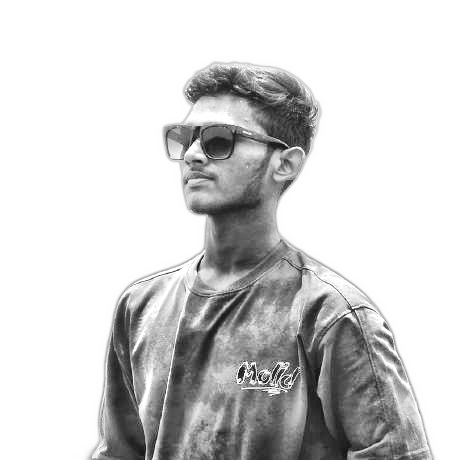
#> input picture source-prepped.png, 460 x 460 px; its folder holds 2 pictures in this run
$ python make_ascii_svg.py
#> lines starting #> are read from the running program, lines starting #| are printed output that depends on the picture
"""
Convert a portrait photo into a CLEAN, monochrome ASCII-art SVG (Andrew6rant
style: one light-gray color, subject isolated on a dark background) that "types"
itself in like a terminal, then holds.

Monochrome is deliberate -- per-character rainbow color is what makes ASCII
portraits look noisy. One fill color + a good density ramp + high contrast (so a
busy background washes out to blank) reads as neat and legible.

GitHub renders SVGs embedded via <img> and runs their SMIL animations there (JS
does not run). Each row is revealed with a left-to-right clip wipe plus a small
block cursor riding the wipe edge, staggered top -> bottom, so the whole
portrait prints once and freezes.
"""
from PIL import Image, ImageEnhance, ImageOps, ImageFilter
import html
import os
import sys

HERE = os.path.dirname(os.path.abspath(__file__))
# defaults to the prepped grayscale image (see prep_photo.py), which already has
# the background removed + local contrast applied.
SRC = sys.argv[1] if len(sys.argv) > 1 else os.path.join(HERE, "..", "source-prepped.png")
OUT = sys.argv[2] if len(sys.argv) > 2 else os.path.join(HERE, "..", "rajeev-ascii.svg")

COLS = 100
ROWS = 53
CELL_W = 8
CELL_H = 15
RAMP = " .`:-=+*cs#%@"  # bright(sparse) -> dark(dense); leading space clears bg

# the prepped image already has bg removed + CLAHE local contrast, so only
# light global tuning is needed here.
CONTRAST = 1.05
BRIGHTNESS = 1.0
GAMMA = 1.18          # >1 brightens mids -> face lands in sparser chars
SHARPEN = False
WHITE_FLOOR = 0.80    # luminance above this is forced to blank (space)

PAD = 20
TITLEBAR_H = 30
STATUS_H = 30
ART_W = COLS * CELL_W
ART_H = ROWS * CELL_H
CANVAS_W = ART_W + PAD * 2
CANVAS_H = TITLEBAR_H + ART_H + STATUS_H + PAD

BG = "#0d1117"
BG2 = "#111722"
FRAME = "#30363d"
TITLE_TEXT = "#7d8590"
INK = "#c9d1d9"      # the single ascii color (matches Andrew6rant)
CURSOR = "#c9d1d9"

# ---- reveal timing (one-shot; a cursor rasters top -> bottom) -------------
ROW_DUR = 0.11
STAGGER = 0.11       # == ROW_DUR -> a single cursor sweeping down

# ---- 1. sample the image into a COLS x ROWS grayscale grid ----------------
im = Image.open(SRC).convert("L")               # grayscale
#> im is the input picture: PIL image 460x460 L; min 19, max 255, mean 209.8
if SHARPEN:
    im = im.filter(ImageFilter.UnsharpMask(radius=2, percent=140, threshold=2))
im = ImageEnhance.Brightness(im).enhance(BRIGHTNESS)
im = ImageEnhance.Contrast(im).enhance(CONTRAST)
im = im.resize((COLS, ROWS), Image.LANCZOS)
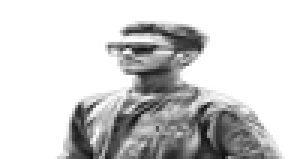
#> im: PIL image 100x53 L (shown 3 times larger); min 17, max 255, mean 208.2
px = im.load()

STATIC = bool(os.environ.get("STATIC"))  # emit frozen state for previews

rows_txt = []
for y in range(ROWS):
    chars = []
    for x in range(COLS):
        lum = px[x, y] / 255.0
        lum = pow(lum, GAMMA)
        if lum >= WHITE_FLOOR:
            chars.append(" ")
            continue
        idx = int((1.0 - lum) * (len(RAMP) - 1) + 0.5)
        idx = max(0, min(len(RAMP) - 1, idx))
        chars.append(RAMP[idx])
    rows_txt.append("".join(chars))
#> after the loop, rows_txt = 53 items

art_top = TITLEBAR_H + PAD * 0.35

# ---- 2. assemble SVG ------------------------------------------------------
parts = []
parts.append(
    f'<svg xmlns="http://www.w3.org/2000/svg" width="{CANVAS_W}" height="{CANVAS_H}" '
    f'viewBox="0 0 {CANVAS_W} {CANVAS_H}" font-family="ui-monospace, SFMono-Regular, '
    f'Menlo, Consolas, monospace">'
)
css_rules = [
    "@keyframes wipe {",
    "  0%   { clip-path: inset(0 100% 0 0); }",
    "  100% { clip-path: inset(0 0 0 0); }",
    "}",
    "@keyframes cursor-move {",
    f"  0%   {{ transform: translateX(0); opacity: 0.85; }}",
    f"  99%  {{ transform: translateX({ART_W}px); opacity: 0.85; }}",
    f"  100% {{ transform: translateX({ART_W}px); opacity: 0; }}",
    "}",
    "@keyframes blink {",
    "  0%, 49% { opacity: 1; }",
    "  50%, 100% { opacity: 0; }",
    "}",
    f".row {{ animation: wipe {ROW_DUR:.2f}s linear both; }}",
    f".cur {{ animation: cursor-move {ROW_DUR:.2f}s linear both; opacity: 0; }}",
    ".blink { animation: blink 1s infinite; }"
]
for ry in range(ROWS):
    delay = ry * STAGGER
    css_rules.append(f".row{ry} {{ animation-delay: {delay:.3f}s; }}")
    css_rules.append(f".cur{ry} {{ animation-delay: {delay:.3f}s; }}")

style_block = "<style>" + "\n".join(css_rules) + "</style>"

parts.append('<defs>'
             f'<linearGradient id="bg" x1="0" y1="0" x2="0" y2="1">'
             f'<stop offset="0" stop-color="{BG2}"/><stop offset="1" stop-color="{BG}"/>'
             f'</linearGradient>'
             f'{style_block}</defs>')

parts.append(f'<rect width="{CANVAS_W}" height="{CANVAS_H}" rx="12" fill="url(#bg)"/>')
parts.append(f'<rect x="0.5" y="0.5" width="{CANVAS_W-1}" height="{CANVAS_H-1}" rx="12" '
             f'fill="none" stroke="{FRAME}" stroke-width="1"/>')

parts.append(f'<line x1="0" y1="{TITLEBAR_H}" x2="{CANVAS_W}" y2="{TITLEBAR_H}" stroke="{FRAME}"/>')
for i, dotcol in enumerate(["#ff5f56", "#ffbd2e", "#27c93f"]):
    parts.append(f'<circle cx="{PAD + i*16}" cy="{TITLEBAR_H/2}" r="5" fill="{dotcol}"/>')
parts.append(f'<text x="{CANVAS_W/2}" y="{TITLEBAR_H/2 + 4}" fill="{TITLE_TEXT}" font-size="12" '
             f'text-anchor="middle">Rajeev91691@github: ~$ ./portrait.sh</text>')

# one <text> per row (single color -> no per-char markup, tiny file)
font_size = CELL_H * 0.86
for ry, line in enumerate(rows_txt):
    y = art_top + ry * CELL_H + CELL_H * 0.74
    row_y = art_top + ry * CELL_H
    delay = ry * STAGGER
    safe = html.escape(line)
    text = (f'<text xml:space="preserve" x="{PAD}" y="{y:.1f}" fill="{INK}" '
            f'font-size="{font_size:.1f}" textLength="{ART_W}" lengthAdjust="spacing">{safe}</text>')

    if STATIC:
        parts.append(text)
        continue

    parts.append(f'<g class="row row{ry}">{text}</g>')
    parts.append(
        f'<rect class="cur cur{ry}" x="{PAD}" y="{row_y+1:.1f}" width="{CELL_W}" height="{CELL_H-2}" fill="{CURSOR}"/>'
    )
#> this loop made 53 passes
#> (y, row_y, delay) on passes 1 to 12: (48.1, 37, 0), (63.1, 52, 0.11), (78.1, 67, 0.22), (93.1, 82, 0.33), (108.1, 97, 0.44), (123.1, 112, 0.55), (138.1, 127, 0.66), (153.1, 142, 0.77), (168.1, 157, 0.88), (183.1, 172, 0.99), (198.1, 187, 1.1), (213.1, 202, 1.21)
#> after the loop, parts = 115 items

# status bar with a steady blinking cursor
status_line_y = TITLEBAR_H + ART_H + PAD * 0.35
status_y = status_line_y + 19
parts.append(f'<line x1="0" y1="{status_line_y:.1f}" x2="{CANVAS_W}" y2="{status_line_y:.1f}" stroke="{FRAME}"/>')
parts.append(f'<text x="{PAD}" y="{status_y:.1f}" fill="{TITLE_TEXT}" font-size="13">'
             f'Rajeev91691@github:~$ whoami <tspan fill="{INK}">Rajeev Nandan Damarla</tspan></text>')
parts.append(f'<rect class="blink" x="{PAD+219}" y="{status_y-12:.1f}" width="8" height="14" fill="{INK}"/>')

parts.append("</svg>")
svg = "".join(parts)
with open(OUT, "w", encoding="utf-8") as f:
    f.write(svg)
print("wrote", OUT, len(svg), "bytes;", CANVAS_W, "x", CANVAS_H)
#| wrote scripts/../rajeev-ascii.svg 22701 bytes; 840 x 875
